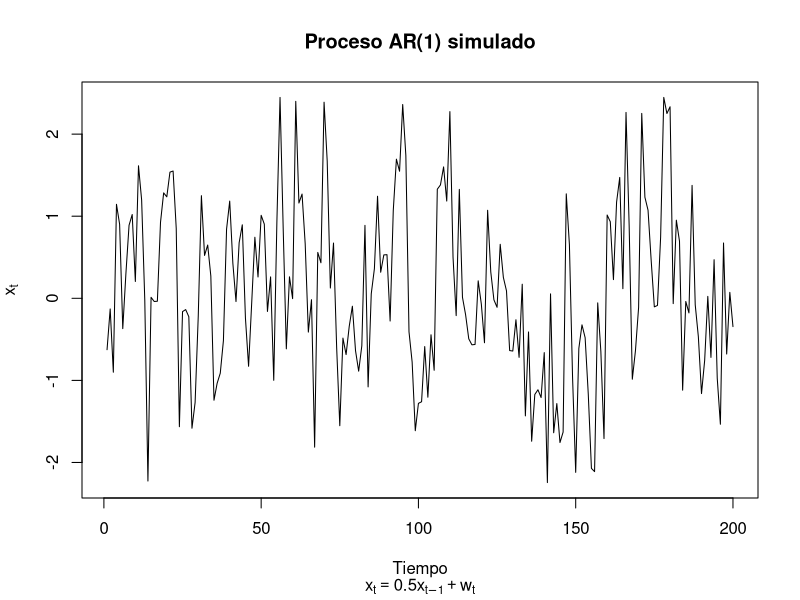
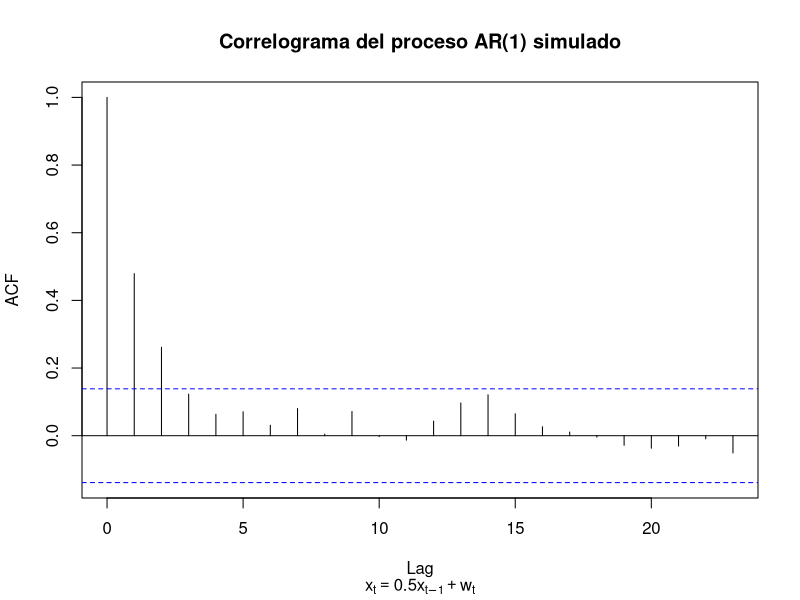
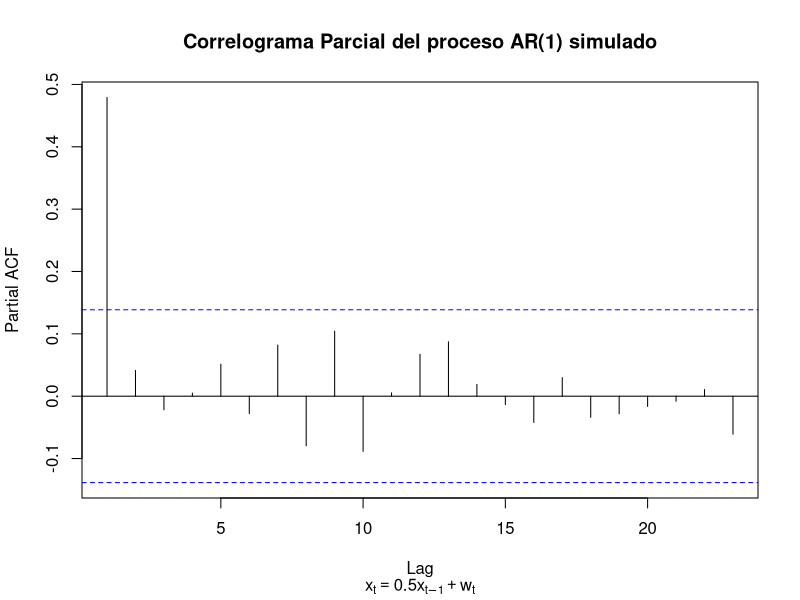

These figures' R source, in order:
# Reto 1. Proceso AR(1)

# 1. Simule un proceso AR(1) de la forma x[t] = 0.5 * x[t-1] + w[t] para
# t = 1, 2, ..., 200 y muestre gráficamente la serie de tiempo obtenida

# 2. Obtenga el correlograma y el correlograma parcial del proceso AR(1)
# simulado

# 3. Ajuste un modelo autorregresivo a la serie simulada utilizando la
# función ar, observe el orden del módelo y el parámetro 
# estimado (los paramétros estimados) 

# **Solución**

# Simulación en R

# Un proceso AR(1) puede ser simulado en R como sigue:

set.seed(1)
x <- w <- rnorm(200)
for(t in 2:200) x[t] <- 0.5 * x[t-1] + w[t]
plot(x, type = "l", xlab = "", ylab = "")
title(main = "Proceso AR(1) simulado",
      xlab = "Tiempo",
      ylab = expression(x[t]),
      sub = expression(x[t]==0.5*x[t-1]+w[t]))

#

acf(x, main = "")
title(main = "Correlograma del proceso AR(1) simulado", 
      sub = expression(x[t]==0.5*x[t-1]+w[t]))

#

pacf(x, main = "")
title(main = "Correlograma Parcial del proceso AR(1) simulado", 
      sub = expression(x[t]==0.5*x[t-1]+w[t]))

###

# Modelos Ajustados

# Ajuste de modelos a series simuladas

x.ar <- ar(x, method = "mle")
x.ar$order
x.ar$ar

